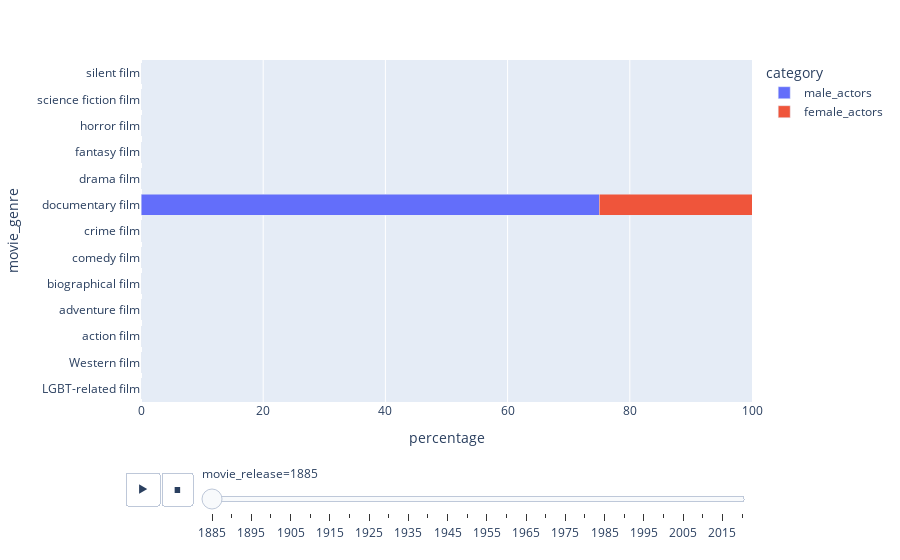

Notebook code for this chart:
### Code cell
fig = px.bar(
        df_actors, 
        x='percentage', 
        y='movie_genre', 
        range_x=[0, 100],
        color='category',
        animation_frame='movie_release', 
        barmode='stack', 
        orientation='h',
    )
fig.show()
plotly.offline.plot(fig, filename=os.path.join(PLOTS_PATH, 'gender_per_genre_over_time5y.html'))

### Figure 1 — Plotly figure (JSON) as saved in the notebook; plotly's stock layout.template omitted (floating-point values rounded to 4 significant figures)
{"data": [{"alignmentgroup": "True", "hovertemplate": "category=male_actors<br>movie_release=1885<br>percentage=%{x}<br>movie_genre=%{y}<extra></extra>", "legendgroup": "male_actors", "marker": {"color": "#636efa", "pattern": {"shape": ""}}, "name": "male_actors", "offsetgroup": "male_actors", "orientation": "h", "showlegend": true, "textposition": "auto", "type": "bar", "x": [0, 0, 0, 0, 0, 0, 0, 75, 0, 0, 0, 0, 0], "xaxis": "x", "y": ["LGBT-related film", "Western film", "action film", "adventure film", "biographical film", "comedy film", "crime film", "documentary film", "drama film", "fantasy film", "horror film", "science fiction film", "silent film"], "yaxis": "y"}, {"alignmentgroup": "True", "hovertemplate": "category=female_actors<br>movie_release=1885<br>percentage=%{x}<br>movie_genre=%{y}<extra></extra>", "legendgroup": "female_actors", "marker": {"color": "#EF553B", "pattern": {"shape": ""}}, "name": "female_actors", "offsetgroup": "female_actors", "orientation": "h", "showlegend": true, "textposition": "auto", "type": "bar", "x": [0, 0, 0, 0, 0, 0, 0, 25, 0, 0, 0, 0, 0], "xaxis": "x", "y": ["LGBT-related film", "Western film", "action film", "adventure film", "biographical film", "comedy film", "crime film", "documentary film", "drama film", "fantasy film", "horror film", "science fiction film", "silent film"], "yaxis": "y"}], "layout": {"barmode": "stack", "legend": {"title": {"text": "category"}, "tracegroupgap": 0}, "margin": {"t": 60}, "sliders": [{"active": 0, "currentvalue": {"prefix": "movie_release="}, "len": 0.9, "pad": {"b": 10, "t": 60}, "steps": [{"args": [["1885"], {"frame": {"duration": 0, "redraw": true}, "fromcurrent": true, "mode": "immediate", "transition": {"duration": 0, "easing": "linear"}}], "label": "1885", "method": "animate"}, {"args": [["1890"], {"frame": {"duration": 0, "redraw": true}, "fromcurrent": true, "mode": "immediate", "transition": {"duration": 0, "easing": "linear"}}], "label": "1890", "method": "animate"}, {"args": [["1895"], {"frame": {"duration": 0, "redraw": true}, "fromcurrent": true, "mode": "immediate", "transition": {"duration": 0, "easing": "linear"}}], "label": "1895", "method": "animate"}, {"args": [["1900"], {"frame": {"duration": 0, "redraw": true}, "fromcurrent": true, "mode": "immediate", "transition": {"duration": 0, "easing": "linear"}}], "label": "1900", "method": "animate"}, {"args": [["1905"], {"frame": {"duration": 0, "redraw": true}, "fromcurrent": true, "mode": "immediate", "transition": {"duration": 0, "easing": "linear"}}], "label": "1905", "method": "animate"}, {"args": [["1910"], {"frame": {"duration": 0, "redraw": true}, "fromcurrent": true, "mode": "immediate", "transition": {"duration": 0, "easing": "linear"}}], "label": "1910", "method": "animate"}, {"args": [["1915"], {"frame": {"duration": 0, "redraw": true}, "fromcurrent": true, "mode": "immediate", "transition": {"duration": 0, "easing": "linear"}}], "label": "1915", "method": "animate"}, {"args": [["1920"], {"frame": {"duration": 0, "redraw": true}, "fromcurrent": true, "mode": "immediate", "transition": {"duration": 0, "easing": "linear"}}], "label": "1920", "method": "animate"}, {"args": [["1925"], {"frame": {"duration": 0, "redraw": true}, "fromcurrent": true, "mode": "immediate", "transition": {"duration": 0, "easing": "linear"}}], "label": "1925", "method": "animate"}, {"args": [["1930"], {"frame": {"duration": 0, "redraw": true}, "fromcurrent": true, "mode": "immediate", "transition": {"duration": 0, "easing": "linear"}}], "label": "1930", "method": "animate"}, {"args": [["1935"], {"frame": {"duration": 0, "redraw": true}, "fromcurrent": true, "mode": "immediate", "transition": {"duration": 0, "easing": "linear"}}], "label": "1935", "method": "animate"}, {"args": [["1940"], {"frame": {"duration": 0, "redraw": true}, "fromcurrent": true, "mode": "immediate", "transition": {"duration": 0, "easing": "linear"}}], "label": "1940", "method": "animate"}, {"args": [["1945"], {"frame": {"duration": 0, "redraw": true}, "fromcurrent": true, "mode": "immediate", "transition": {"duration": 0, "easing": "linear"}}], "label": "1945", "method": "animate"}, {"args": [["1950"], {"frame": {"duration": 0, "redraw": true}, "fromcurrent": true, "mode": "immediate", "transition": {"duration": 0, "easing": "linear"}}], "label": "1950", "method": "animate"}, {"args": [["1955"], {"frame": {"duration": 0, "redraw": true}, "fromcurrent": true, "mode": "immediate", "transition": {"duration": 0, "easing": "linear"}}], "label": "1955", "method": "animate"}, {"args": [["1960"], {"frame": {"duration": 0, "redraw": true}, "fromcurrent": true, "mode": "immediate", "transition": {"duration": 0, "easing": "linear"}}], "label": "1960", "method": "animate"}, {"args": [["1965"], {"frame": {"duration": 0, "redraw": true}, "fromcurrent": true, "mode": "immediate", "transition": {"duration": 0, "easing": "linear"}}], "label": "1965", "method": "animate"}, {"args": [["1970"], {"frame": {"duration": 0, "redraw": true}, "fromcurrent": true, "mode": "immediate", "transition": {"duration": 0, "easing": "linear"}}], "label": "1970", "method": "animate"}, {"args": [["1975"], {"frame": {"duration": 0, "redraw": true}, "fromcurrent": true, "mode": "immediate", "transition": {"duration": 0, "easing": "linear"}}], "label": "1975", "method": "animate"}, {"args": [["1980"], {"frame": {"duration": 0, "redraw": true}, "fromcurrent": true, "mode": "immediate", "transition": {"duration": 0, "easing": "linear"}}], "label": "1980", "method": "animate"}, {"args": [["1985"], {"frame": {"duration": 0, "redraw": true}, "fromcurrent": true, "mode": "immediate", "transition": {"duration": 0, "easing": "linear"}}], "label": "1985", "method": "animate"}, {"args": [["1990"], {"frame": {"duration": 0, "redraw": true}, "fromcurrent": true, "mode": "immediate", "transition": {"duration": 0, "easing": "linear"}}], "label": "1990", "method": "animate"}, {"args": [["1995"], {"frame": {"duration": 0, "redraw": true}, "fromcurrent": true, "mode": "immediate", "transition": {"duration": 0, "easing": "linear"}}], "label": "1995", "method": "animate"}, {"args": [["2000"], {"frame": {"duration": 0, "redraw": true}, "fromcurrent": true, "mode": "immediate", "transition": {"duration": 0, "easing": "linear"}}], "label": "2000", "method": "animate"}, {"args": [["2005"], {"frame": {"duration": 0, "redraw": true}, "fromcurrent": true, "mode": "immediate", "transition": {"duration": 0, "easing": "linear"}}], "label": "2005", "method": "animate"}, {"args": [["2010"], {"frame": {"duration": 0, "redraw": true}, "fromcurrent": true, "mode": "immediate", "transition": {"duration": 0, "easing": "linear"}}], "label": "2010", "method": "animate"}, {"args": [["2015"], {"frame": {"duration": 0, "redraw": true}, "fromcurrent": true, "mode": "immediate", "transition": {"duration": 0, "easing": "linear"}}], "label": "2015", "method": "animate"}, {"args": [["2020"], {"frame": {"duration": 0, "redraw": true}, "fromcurrent": true, "mode": "immediate", "transition": {"duration": 0, "easing": "linear"}}], "label": "2020", "method": "animate"}], "x": 0.1, "xanchor": "left", "y": 0, "yanchor": "top"}], "updatemenus": [{"buttons": [{"args": [null, {"frame": {"duration": 500, "redraw": true}, "fromcurrent": true, "mode": "immediate", "transition": {"duration": 500, "easing": "linear"}}], "label": "&#9654;", "method": "animate"}, {"args": [[null], {"frame": {"duration": 0, "redraw": true}, "fromcurrent": true, "mode": "immediate", "transition": {"duration": 0, "easing": "linear"}}], "label": "&#9724;", "method": "animate"}], "direction": "left", "pad": {"r": 10, "t": 70}, "showactive": false, "type": "buttons", "x": 0.1, "xanchor": "right", "y": 0, "yanchor": "top"}], "xaxis": {"anchor": "y", "domain": [0, 1], "range": [0, 100], "title": {"text": "percentage"}}, "yaxis": {"anchor": "x", "domain": [0, 1], "title": {"text": "movie_genre"}}}}
